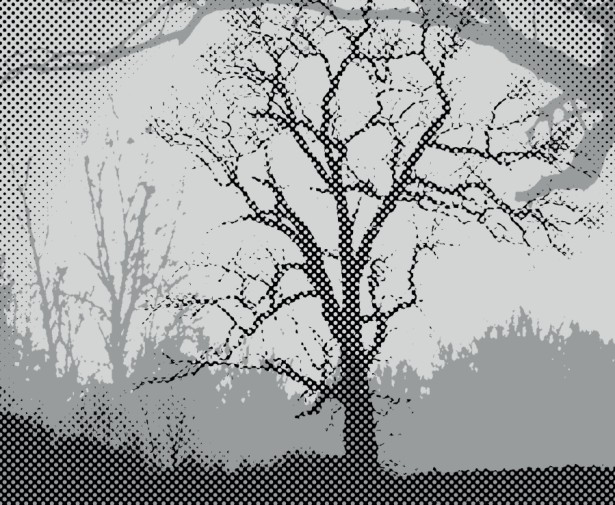
#> input picture submission/Darkknight0125/Number My Image/Input1.jpg, 615 x 505 px
$ python NumberMyImage.py Input1.jpg
#> lines starting #> are read from the running program, lines starting #| are printed output that depends on the picture
from PIL import Image
import base64
import os

def convert_to_bitmap(image_path):
    """
    Converts the input image to a black and white bitmap format.
    Returns the converted image.
    """
#> called with image_path = 'Input1.jpg'
    try:
        image = Image.open(image_path).convert('1')  # Convert to 1-bit bitmap (black and white)
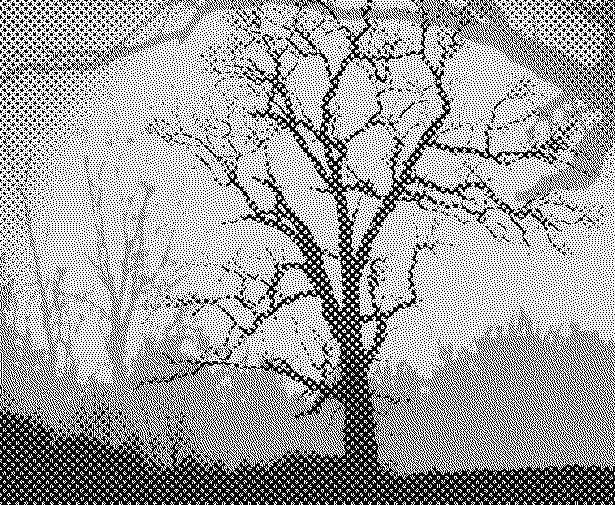
#> image: PIL image 615x505 1; 64% white; black in thin lines or dots
        print(f"Image successfully converted to bitmap: {image_path}")
        return image
    except Exception as e:
        print(f"Failed to convert image to bitmap: {e}")
        raise

def image_to_binary_string(bitmap):
    """
    Converts a bitmap image into a binary string where 0 represents black and 1 represents white.
    """
    binary_string = ''.join(['0' if pixel == 0 else '1' for pixel in bitmap.getdata()])
    print("Image successfully converted to binary string.")
    return binary_string

def binary_to_base64(binary_string):
    """
    Converts a binary string to its decimal equivalent and encodes it in base64.
    """
    decimal_representation = int(binary_string, 2)  # Convert binary string to decimal
    base64_encoded = base64.b64encode(decimal_representation.to_bytes((decimal_representation.bit_length() + 7) // 8, 'big')).decode('utf-8')
    print("Binary string successfully encoded to base64.")
    return base64_encoded

def save_or_print_result(base64_string, output_path=None):
    """
    Outputs the base64 string either to a file or prints it.
    """
    if output_path:
        try:
            with open(output_path, 'w') as f:
                f.write(base64_string)
            print(f"Base64 string saved to file: {output_path}")
        except Exception as e:
            print(f"Failed to save base64 string to file: {e}")
            raise
    else:
        print(base64_string)
        print("Base64 string printed to console.")

def main(image_path, output_path=None):
    """
    Main function to handle the conversion process.

    Usage:
    python NumberMyImage.py <image_path> [--output <output_path>]

    Arguments:
    image_path: Path to the input image file (required).
    --output: Optional path to save the base64 encoded output. If not provided, the result is printed to the console.
    """
    try:
        if not os.path.isfile(image_path):
            raise FileNotFoundError(f"Input file not found: {image_path}")

        bitmap = convert_to_bitmap(image_path)
        binary_string = image_to_binary_string(bitmap)
        base64_string = binary_to_base64(binary_string)
        save_or_print_result(base64_string, output_path)

    except Exception as e:
        print(f"An error occurred: {e}")

if __name__ == "__main__":
    import argparse

    parser = argparse.ArgumentParser(description="Convert a black and white bitmap image to a base64 string.")
    parser.add_argument('image_path', type=str, help="Path to the input image file.")
    parser.add_argument('--output', type=str, default=None, help="Path to save the base64 output (optional).")

    args = parser.parse_args()
    main(args.image_path, args.output)
